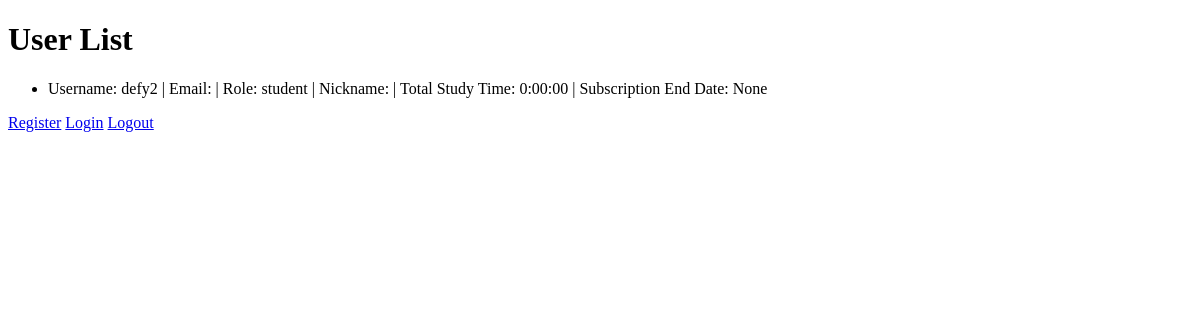
Before: /api/accounts/users/list-view/ with the older database file.
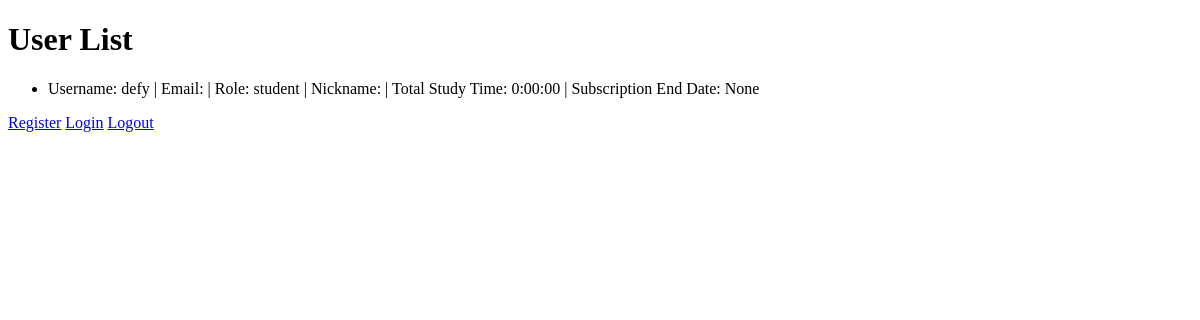
After: the same page with the newer database file.
### accounts/models.py (models this page shows)
class User(AbstractUser):
    ROLES = (
        ("student", "Student"),
        ("admin", "Admin"),
    )
    role = models.CharField(max_length=10, choices=ROLES, default="student")
    nickname = models.CharField(max_length=50, blank=True)
    total_study_time = models.DurationField(default=timezone.timedelta())
    subscription_end_date = models.DateTimeField(null=True, blank=True)

### accounts/views.py (the view, shortened to what this page needs)
class UserViewSet(viewsets.ModelViewSet):
    queryset = User.objects.all()
    serializer_class = UserSerializer
    permission_classes = [permissions.IsAuthenticated]
    def get_permissions(self):
        if self.action in ["create", "login", "logout", "list_view"]:
            return [permissions.AllowAny()]
        return super().get_permissions()
    @action(detail=False, methods=["get"], url_path="list-view")
    def list_view(self, request):
        users = self.get_queryset()
        return render(request, "accounts/user_list.html", {"users": users})

### accounts/templates/accounts/user_list.html (shortened to what this page needs)
<!DOCTYPE html>
<html lang="en">
<head>
</head>
<body>
    <h1>User List</h1>
    <ul>
        {% for user in users %}
            <li>
                Username: {{ user.username }} |
                Email: {{ user.email }} |
                Role: {{ user.role }} |
                Nickname: {{ user.nickname }} |
                Total Study Time: {{ user.total_study_time }} |
                Subscription End Date: {{ user.subscription_end_date }}
            </li>
        {% empty %}
            <li>No users found.</li>
        {% endfor %}
    </ul>
    <a href="{% url 'user-register' %}">Register</a>
    <a href="{% url 'user-login' %}">Login</a>
    <a href="{% url 'user-logout' %}">Logout</a>
</body>
</html>

Changed rows visible on the page:
changed User "student": username "defy2" → "defy"
